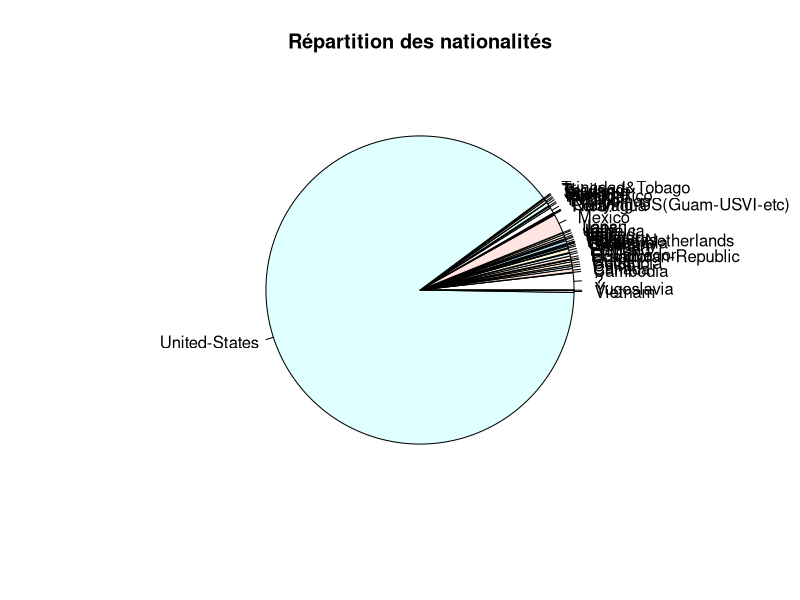
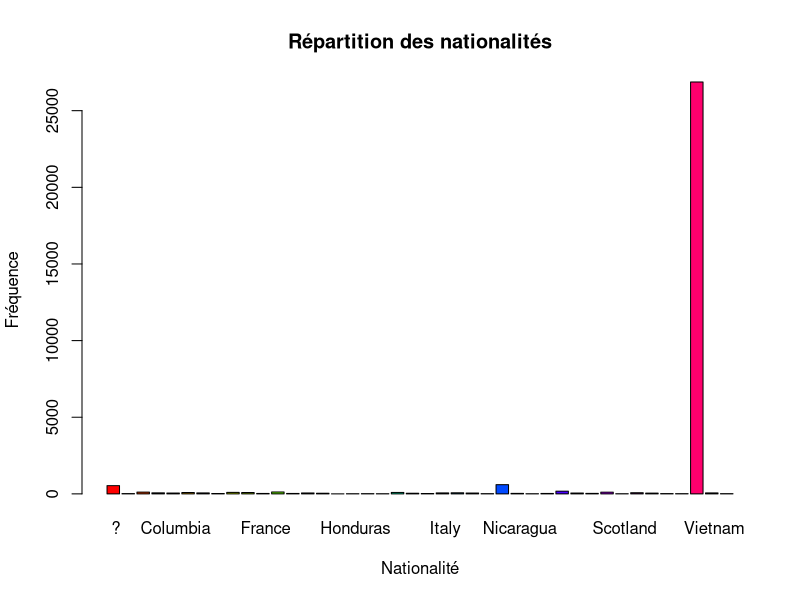
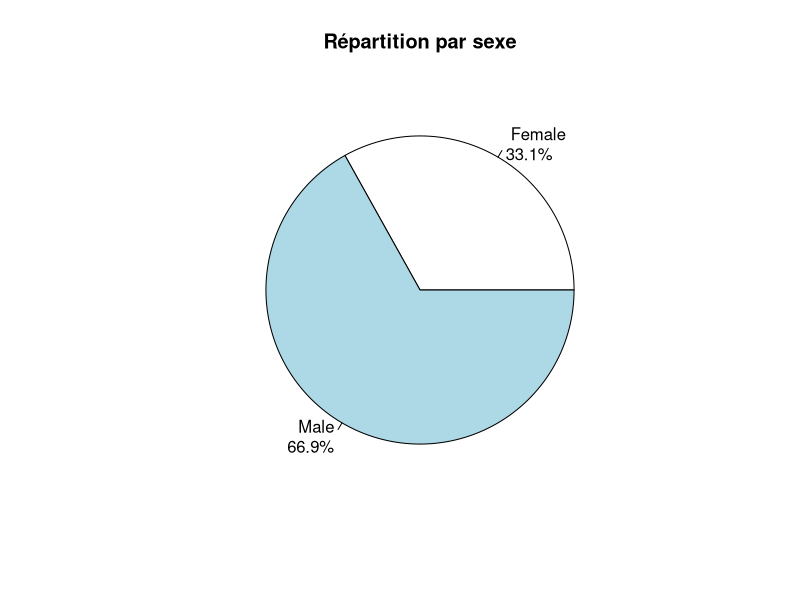

These charts were generated, in order, by the following R code:
## ---- chunk 1
salary <- read.csv("Salarie.csv")
## ---- chunk 2
summary(salary)
str(salary)
## ---- chunk 3
head(salary)
tail(salary)
## ---- chunk 4
View(salary)
## ---- chunk 5
colonnes <- ncol(salary)
colnames(salary)

lignes <- nrow(salary)

sprintf("Le dataframe a %d lignes et %d colonnes.", lignes, colonnes)
## ---- chunk 6
valeurs_manquantes_par_colonne <- colSums(is.na(salary))
print(valeurs_manquantes_par_colonne)
## ---- chunk 7
nationalite <- unique(salary$native_country)
print(nationalite)

table_nationalites <- table(salary$native_country)

# Créer un diagramme en camembert avec la fonction pie()
pie(table_nationalites, labels = names(table_nationalites), main = "Répartition des nationalités")
barplot(table_nationalites, main = "Répartition des nationalités", xlab = "Nationalité", ylab = "Fréquence", col = rainbow(length(table_nationalites)))

# Afficher le nombre de lignes par nationalité
print(table_nationalites)
## ---- chunk 8
table_sexe <- table(salary$sex)
pourcentages <- round(100 * table_sexe / sum(table_sexe), 1)
pie(table_sexe, labels = sprintf("%s\n%.1f%%", names(table_sexe), pourcentages), main = "Répartition par sexe")
## ---- chunk 9
table_marital <- table(salary$marital_status)
print(table_marital)

